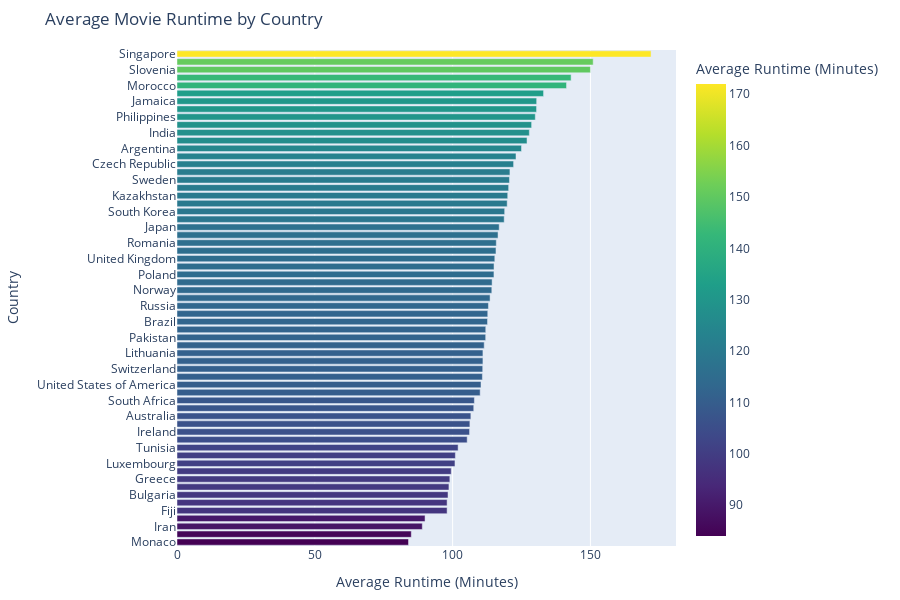

Source (notebook cell):
### Markdown cell above
## 5.4 Average Movie Runtime by Country

### Code cell
# Exploding countries_list for the entire dataframe
df_countries_all = df.explode('countries_list').copy()

# Filling missing runtime values with mean
df_countries_all['rt_runtime'] = df_countries_all['rt_runtime'].fillna(df_countries_all['rt_runtime'].mean())

# Calculating average runtime by country
avg_runtime_country = df_countries_all.groupby('countries_list')['rt_runtime'].mean().sort_values()

avg_runtime_country_df = avg_runtime_country.sort_values().reset_index()
avg_runtime_country_df.columns = ['Country', 'rt_runtime']

# Displaying top 5 countries with shortest and longest average runtime
print("Top 5 Countries with Shortest Average Movie Runtime:")
print(avg_runtime_country.head(5))

print("\nTop 5 Countries with Longest Average Movie Runtime:")
print(avg_runtime_country.tail(5))

# Matplot

# plt.figure(figsize=(12,18))
# sns.barplot(x=avg_runtime_country.values, y=avg_runtime_country.index, palette='coolwarm')
# plt.xlabel('Average Runtime (Minutes)')
# plt.ylabel('Country')
# plt.title('Average Movie Runtime by Country')

# plt.tick_params(axis='y', which='major', pad=30)

# plt.show()


fig = px.bar(
    avg_runtime_country_df,
    x='rt_runtime',
    y='Country',
    orientation='h',
    labels={'rt_runtime': 'Average Runtime (Minutes)', 'Country': 'Country'},
    title='Average Movie Runtime by Country',
    color='rt_runtime',
    color_continuous_scale='Viridis'
)

# Updating layout for better readability
fig.update_layout(
    yaxis=dict(categoryorder='total ascending'),
    coloraxis_showscale=True,  # Show color scale for better interpretation
    height=600,  # Increase figure height for better label visibility
    margin=dict(l=150, r=20, t=50, b=50)  # Increase left margin for longer words
)

# Display the plot
fig.show()

### Figure 1 — Plotly figure (JSON) as saved in the notebook; plotly's stock layout.template omitted (floating-point values rounded to 4 significant figures)
{"data": [{"alignmentgroup": "True", "hovertemplate": "Average Runtime (Minutes)=%{marker.color}<br>Country=%{y}<extra></extra>", "legendgroup": "", "marker": {"color": [84, 85, 89, 90, 98, 98, 98.33, 98.67, 99, 99.5, 100.9, 101, 102, 105.3, 106.1, 106.3, 106.6, 107.7, 107.9, 110, 110.3, 110.8, 110.9, 111, 111, 111.5, 112, 112.0, 112.7, 112.8, 113, 113.6, 114.2, 114.3, 115, 115.0, 115.3, 115.7, 115.9, 116.5, 116.9, 118.7, 118.9, 119.8, 120, 120.3, 120.6, 120.8, 122.1, 123, 125, 127, 127.8, 128.7, 130, 130.5, 130.5, 133, 141.3, 143, 150, 151, 172], "coloraxis": "coloraxis", "pattern": {"shape": ""}}, "name": "", "offsetgroup": "", "orientation": "h", "showlegend": false, "textposition": "auto", "type": "bar", "x": [84, 85, 89, 90, 98, 98, 98.33, 98.67, 99, 99.5, 100.9, 101, 102, 105.3, 106.1, 106.3, 106.6, 107.7, 107.9, 110, 110.3, 110.8, 110.9, 111, 111, 111.5, 112, 112.0, 112.7, 112.8, 113, 113.6, 114.2, 114.3, 115, 115.0, 115.3, 115.7, 115.9, 116.5, 116.9, 118.7, 118.9, 119.8, 120, 120.3, 120.6, 120.8, 122.1, 123, 125, 127, 127.8, 128.7, 130, 130.5, 130.5, 133, 141.3, 143, 150, 151, 172], "xaxis": "x", "y": ["Monaco", "Angola", "Iran", "Israel", "Fiji", "Bolivia", "Bulgaria", "Thailand", "Greece", "Peru", "Luxembourg", "Indonesia", "Tunisia", "Belgium", "Ireland", "Canada", "Australia", "Bahamas", "South Africa", "Chile", "United States of America", "Denmark", "Switzerland", "Serbia", "Lithuania", "United Arab Emirates", "Pakistan", "France", "Brazil", "Hungary", "Russia", "Spain", "Norway", "Finland", "Poland", "Germany", "United Kingdom", "Mexico", "Romania", "Hong Kong", "Japan", "Netherlands", "South Korea", "Austria", "Kazakhstan", "China", "Sweden", "Iceland", "Czech Republic", "Serbia and Montenegro", "Argentina", "Taiwan", "India", "Italy", "Philippines", "New Zealand", "Jamaica", "Portugal", "Morocco", "Malta", "Slovenia", "Dominica", "Singapore"], "yaxis": "y"}], "layout": {"barmode": "relative", "coloraxis": {"colorbar": {"title": {"text": "Average Runtime (Minutes)"}}, "colorscale": [[0, "#440154"], [0.1111, "#482878"], [0.2222, "#3e4989"], [0.3333, "#31688e"], [0.4444, "#26828e"], [0.5556, "#1f9e89"], [0.6667, "#35b779"], [0.7778, "#6ece58"], [0.8889, "#b5de2b"], [1, "#fde725"]], "showscale": true}, "height": 600, "legend": {"tracegroupgap": 0}, "margin": {"b": 50, "l": 150, "r": 20, "t": 50}, "title": {"text": "Average Movie Runtime by Country"}, "xaxis": {"anchor": "y", "domain": [0, 1], "title": {"text": "Average Runtime (Minutes)"}}, "yaxis": {"anchor": "x", "categoryorder": "total ascending", "domain": [0, 1], "title": {"text": "Country"}}}}
